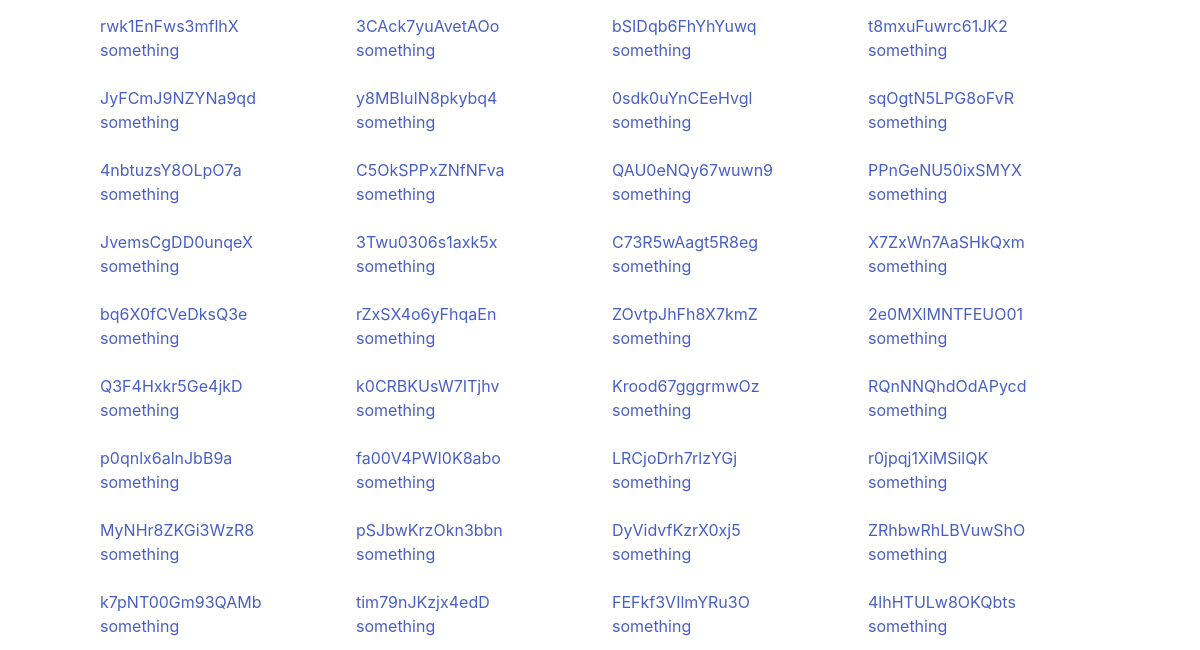
Before: / (lower part) with the older database file.
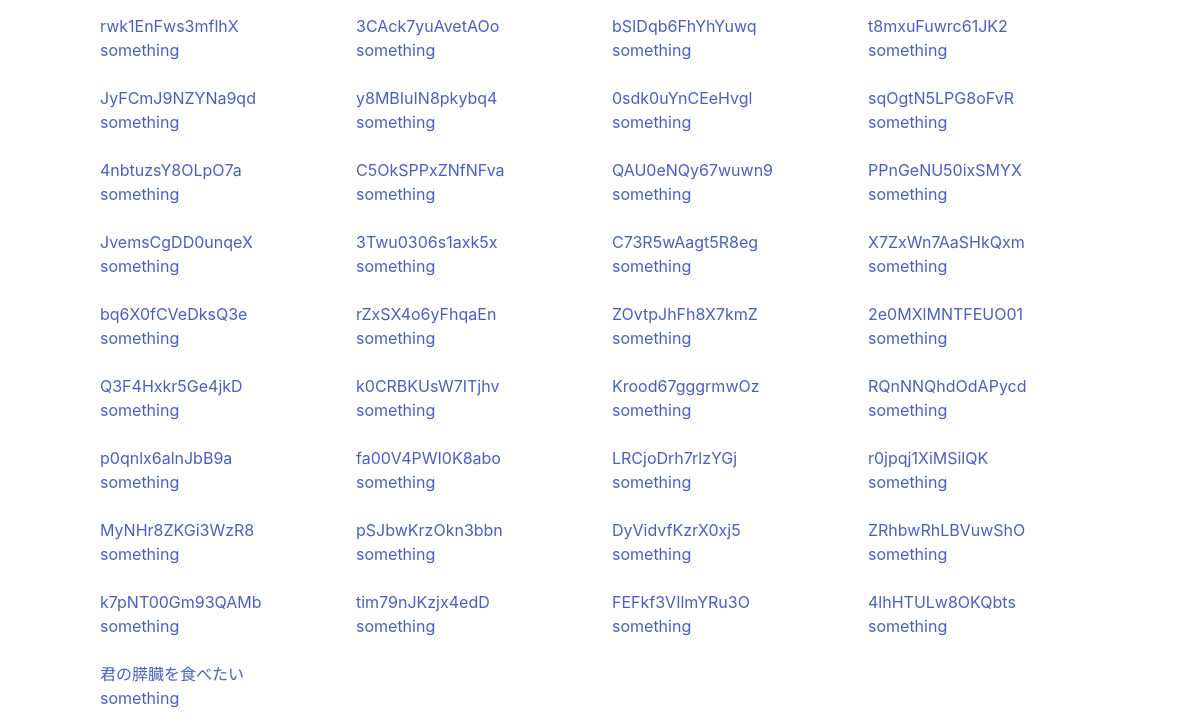
After: the same page with the newer database file.
### app.py (models this page shows)
class BookInfo(db.Model):
    __tablename__ = 'bookInfo'
    ID = db.Column(String(32), primary_key=True)
    date = db.Column(db.DateTime,nullable=False)
    datetime = db.Column(db.DateTime,nullable=False)
    title =db.Column(String(),nullable=False)
    auth =db.Column(String(),nullable=False)
    review =db.Column(String(),nullable=False)

### app.py (the view)
@app.route("/")
def main():
    name = "Hoge"
    databaseList=BookInfo.query.all()
    return render_template("top.html", title='本ログTOP', name=name, database=databaseList)

### templates/top.html (shortened to what this page needs)
{% extends "layout.html" %}
{% block content %}
<div class="columns is-multiline">
{% for data in database %}
<div class="column is-one-quarter">
  <a href="/bookreviwe/{{ data["ID"] }}" id="{{ data["ID"] }}">
    <div class="book-elm">
      <div class="book-title">{{  data["title"] }}</div>
      <div class="book-img">something</div>
    </div>
  </a>
</div>
{% endfor %}
</div>
{% endblock %}

### templates/layout.html (shortened to what this page needs)
<!doctype html>
<html>
<head>
  <link rel="stylesheet" type="text/css" href="{{ url_for('static', filename='sanitize.css') }}">
<link rel="stylesheet" type="text/css" href="{{ url_for('static', filename='style.css') }}">
<link rel="stylesheet" href="https://cdn.jsdelivr.net/npm/bulma@0.8.2/css/bulma.min.css">
</head>
<body>
{% block content %}{% endblock %}
</body>
</html>

### static/sanitize.css (style rules this page uses)
html { cursor: default; line-height: 1.5; -moz-tab-size: 4; tab-size: 4; -webkit-tap-highlight-color: transparent ; -ms-text-size-adjust: 100%; -webkit-text-size-adjust: 100%; word-break: break-word; }
body { margin: 0; }

### static/style.css (style rules this page uses)
html { width:100%; }
body { width: 1000px; margin: 0 auto !important; }

Changed rows visible on the page:
added BookInfo: title "君の膵臓を食べたい"
